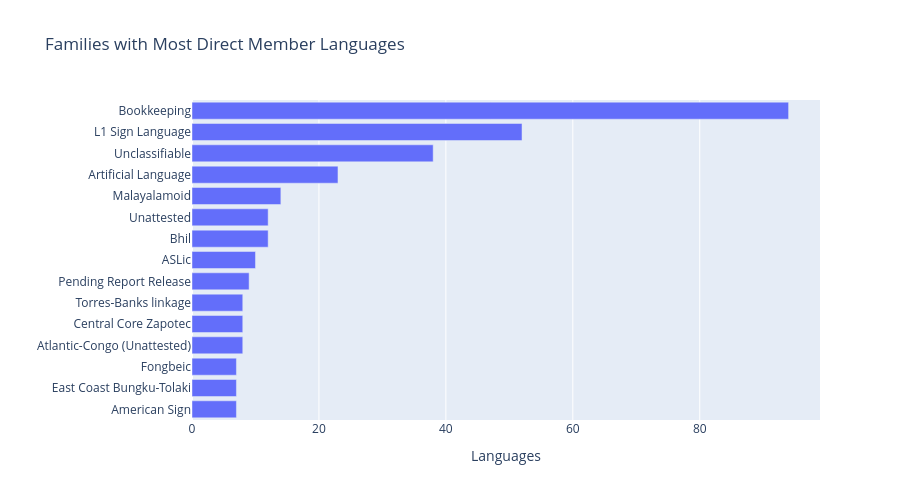

Notebook code cell kept with this figure:
### Markdown cell above
## 7 · Families with the most immediate member languages

### Code cell
immediate = sorted(
    (f for f in db.families if f.languages),
    key=lambda f: len(f.languages),
    reverse=True,
)[:15]

imm_df = pd.DataFrame([
    {"family": f.label, "glottocode": f.glottocode, "immediate_languages": len(f.languages)}
    for f in immediate
])

fig2 = px.bar(
    imm_df,
    x="immediate_languages",
    y="family",
    orientation="h",
    title="Families with Most Direct Member Languages",
    labels={"immediate_languages": "Languages", "family": ""},
)
fig2.update_layout(yaxis={"categoryorder": "total ascending"}, height=500)
fig2.show()

### Figure 1 — Plotly figure (JSON) as saved in the notebook; plotly's stock layout.template omitted (floating-point values rounded to 4 significant figures)
{"data": [{"hovertemplate": "Languages=%{x}<br>=%{y}<extra></extra>", "legendgroup": "", "marker": {"color": "#636efa", "pattern": {"shape": ""}}, "name": "", "orientation": "h", "showlegend": false, "textposition": "auto", "type": "bar", "x": [94, 52, 38, 23, 14, 12, 12, 10, 9, 8, 8, 8, 7, 7, 7], "xaxis": "x", "y": ["Bookkeeping", "L1 Sign Language", "Unclassifiable", "Artificial Language", "Malayalamoid", "Bhil", "Unattested", "ASLic", "Pending Report Release", "Atlantic-Congo (Unattested)", "Central Core Zapotec", "Torres-Banks linkage", "American Sign", "East Coast Bungku-Tolaki", "Fongbeic"], "yaxis": "y"}], "layout": {"barmode": "relative", "height": 500, "legend": {"tracegroupgap": 0}, "title": {"text": "Families with Most Direct Member Languages"}, "xaxis": {"anchor": "y", "domain": [0, 1], "title": {"text": "Languages"}}, "yaxis": {"anchor": "x", "categoryorder": "total ascending", "domain": [0, 1], "title": {"text": ""}}}}
